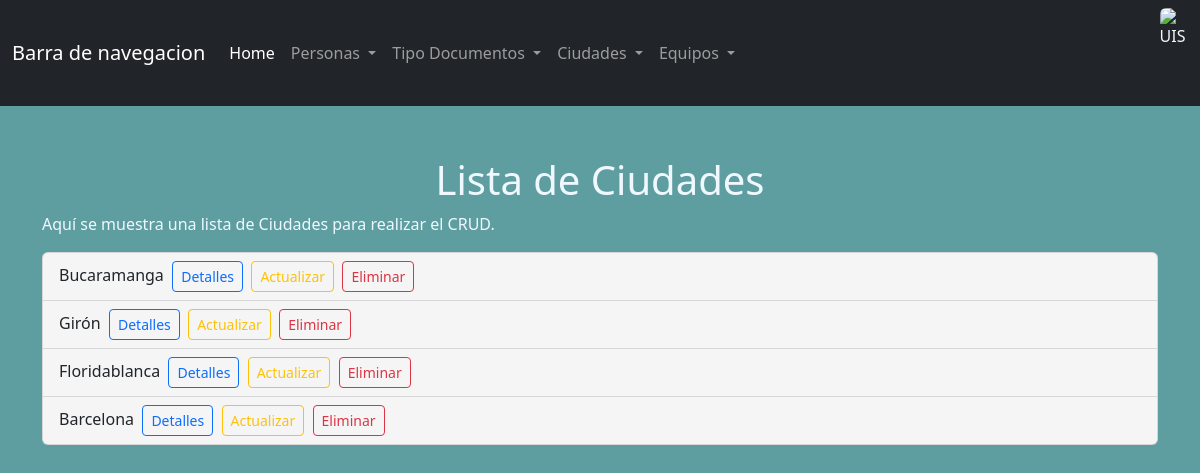
The page /Ciudad/ on the database its author committed.
### Ciudad/models.py (models this page shows)
class Ciudad(models.Model):
    nombre = models.CharField(max_length=100)
    descripcion = models.CharField(max_length=500)

### Ciudad/views.py (the view)
# urls.py: path('Ciudad/', views.listarCiudad, name='Ciudad'),
def listarCiudad(request):
    Ciudades = Ciudad.objects.all()
    context = {'Ciudad':Ciudades}
    template = loader.get_template('Ciudad/Ciudad.html')
    return HttpResponse(template.render(context,request))

### templates/Ciudad/Ciudad.html (shortened to what this page needs)
{% extends "base.html" %}
{% load static %}
{% block content %}
<div class="container lista">
    <h1 class="text-center" >Lista de Ciudades</h1>
    <p>Aquí se muestra una lista de Ciudades para realizar el CRUD.</p>
    <ul class="list-group">
        {% for Ciudades in Ciudad %}
        <li style="background-color: whitesmoke;" class="list-group-item">
            {{ Ciudades.nombre }} &nbsp;<a href="{% url 'Ciudad_view' Ciudades.id %}" class="btn btn-sm btn-outline-primary">Detalles</a>&nbsp;
            <a href="{% url 'Ciudad_actualizar' Ciudades.id %}" class="btn btn-sm btn-outline-warning">Actualizar</a>&nbsp;
            <a href="{% url 'Ciudad_eliminar' Ciudades.id %}" class="btn btn-sm btn-outline-danger">Eliminar</a>
        </li>
        {% endfor %}
    </ul>
</div>
{% endblock %}

### rows shown on the page
Ciudad: nombre "Bucaramanga"
Ciudad: nombre "Girón"
Ciudad: nombre "Floridablanca"
Ciudad: nombre "Barcelona"
